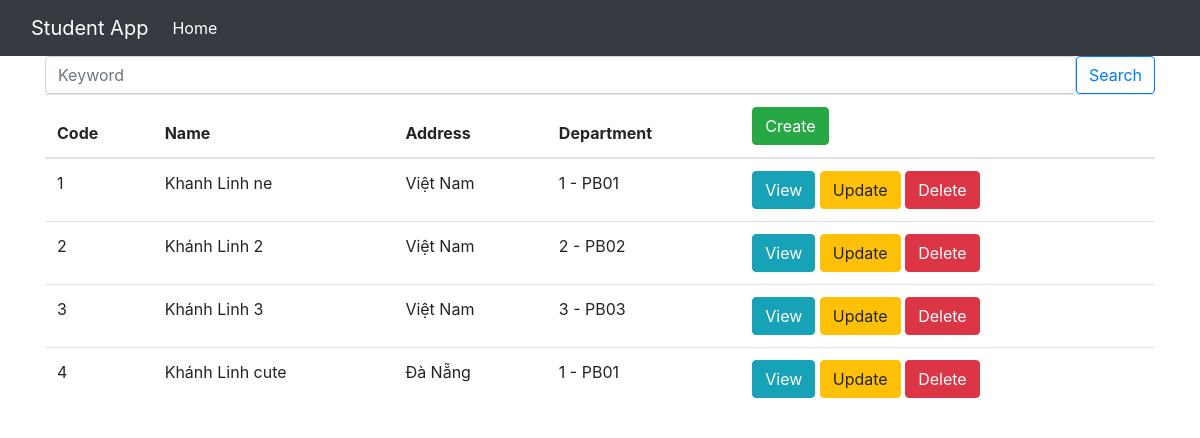
The page /students/ on the database its author committed.
### students/models.py (models this page shows, shortened)
class Student(models.Model):
  code = models.TextField(max_length=10)
  name = models.TextField(max_length=256)
  address = models.TextField(max_length=256)
  department = models.ForeignKey(
        Department,
        on_delete=models.CASCADE,
        blank=False,
        null=True)

class Department(models.Model):
    name = models.TextField(max_length=256)
    def __str__(self):
        return f'{self.id} - {self.name}'

### students/views.py (the view)
# urls.py: path('', student_list_view, name='list'),
def student_list_view(req):
    keyword = req.GET.get('keyword')
    if keyword:
        queryset = Student.objects.filter(code__icontains=keyword)
    else:
        queryset = Student.objects.all()
    context = {
        'students': queryset,
        'keyword': keyword,
    }
    return render(req, 'list.html', context)

### students/templates/list.html
{% extends 'base.html' %}
{% block content %}
<form class="form">
    <div class="input-group">
        <input type="text" class="form-control rounded" placeholder="Keyword" name="keyword" aria-label="Search"
            aria-describedby="search-addon" value="{{ keyword | default:'' }}"/>
        <input type="submit" value="Search" class="btn btn-outline-primary">
    </div>
</form>
<table class="table">
    <thead>
        <th>Code</th>
        <th>Name</th>
        <th>Address</th>
        <th>Department</th>
        <th>
            <a href="{% url 'create' %}" class="btn btn-success">Create</a>
        </th>
    </thead>
    <tbody>
        {% for student in students %}
        <tr>
            <td>{{ student.code }}</td>
            <td>{{ student.name }}</td>
            <td>{{ student.address }}</td>
            <td>{{ student.department }}</td>
            <td>
                <a href="{% url 'detail' student.id %}" class="btn btn-info">View</a>
                <a href="{% url 'update' student.id %}" class="btn btn-warning">Update</a>
                <a href="{% url 'delete' student.id %}" class="btn btn-danger">Delete</a>
            </td>
        {% endfor %}
    </tbody>
</table>
{% endblock %}

### templates/base.html (shortened to what this page needs)
<!DOCTYPE html>
<html lang="en">
<head>
    <link rel="stylesheet" href="https://cdn.jsdelivr.net/npm/bootstrap@4.3.1/dist/css/bootstrap.min.css"
>
</head>
<body>
    {% include 'navbar.html' %}
    <div class="container">
        {% block content %} replace me {% endblock %}
    </div>
</body>
</html>

### pages/templates/navbar.html (shortened to what this page needs)
<nav class="navbar navbar-expand-lg navbar-dark bg-dark">
  <div class="container-fluid">
    <a class="navbar-brand" href="#">Student App</a>
    <div class="collapse navbar-collapse" id="navbarSupportedContent">
      <ul class="navbar-nav me-auto mb-2 mb-lg-0">
        <li class="nav-item">
          <a class="nav-link active" aria-current="page" href="{% url 'home' %}">Home</a>
        </li>
      </ul>
    </div>
  </div>
</nav>

### rows shown on the page
Student: code "1", name "Khanh Linh ne", address "Việt Nam", department "1 - PB01"
Student: code "2", name "Khánh Linh 2", address "Việt Nam", department "2 - PB02"
Student: code "3", name "Khánh Linh 3", address "Việt Nam", department "3 - PB03"
Student: code "4", name "Khánh Linh cute", address "Đà Nẵng", department "1 - PB01"
